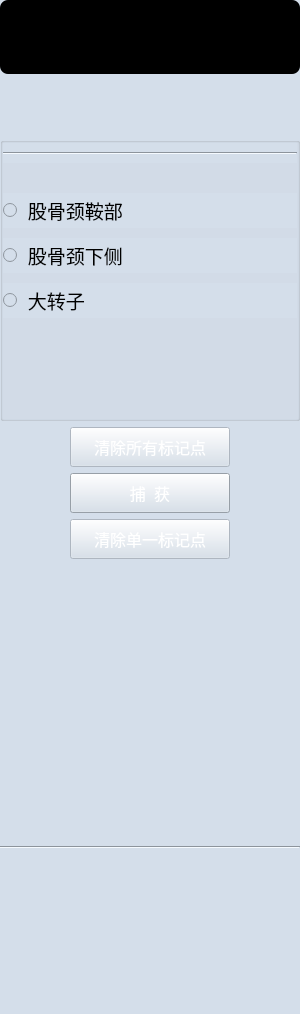
<?xml version="1.0" encoding="UTF-8"?>
<ui version="4.0">
 <class>QFemurRoughRegistrationsControls</class>
 <widget class="QWidget" name="QFemurRoughRegistrationsControls">
  <property name="geometry">
   <rect>
    <x>0</x>
    <y>0</y>
    <width>300</width>
    <height>1014</height>
   </rect>
  </property>
  <property name="sizePolicy">
   <sizepolicy hsizetype="Preferred" vsizetype="Preferred">
    <horstretch>0</horstretch>
    <verstretch>0</verstretch>
   </sizepolicy>
  </property>
  <property name="minimumSize">
   <size>
    <width>300</width>
    <height>0</height>
   </size>
  </property>
  <property name="maximumSize">
   <size>
    <width>300</width>
    <height>16777215</height>
   </size>
  </property>
  <property name="windowTitle">
   <string>硬件准备</string>
  </property>
  <property name="styleSheet">
   <string notr="true">background:#d4deea;</string>
  </property>
  <property name="currentIndex" stdset="0">
   <number>0</number>
  </property>
  <widget class="QWidget" name="widget" native="true">
   <property name="geometry">
    <rect>
     <x>0</x>
     <y>0</y>
     <width>300</width>
     <height>1014</height>
    </rect>
   </property>
   <property name="styleSheet">
    <string notr="true"/>
   </property>
   <layout class="QVBoxLayout" name="verticalLayout_4">
    <item>
     <widget class="QWidget" name="widget_2" native="true">
      <property name="sizePolicy">
       <sizepolicy hsizetype="Preferred" vsizetype="Minimum">
        <horstretch>0</horstretch>
        <verstretch>0</verstretch>
       </sizepolicy>
      </property>
      <property name="minimumSize">
       <size>
        <width>0</width>
        <height>74</height>
       </size>
      </property>
      <property name="maximumSize">
       <size>
        <width>16777215</width>
        <height>80</height>
       </size>
      </property>
      <property name="styleSheet">
       <string notr="true">border-radius: 8px;
background-color: rgb(0, 0, 0);
</string>
      </property>
      <layout class="QGridLayout" name="gridLayout_3"/>
     </widget>
    </item>
    <item>
     <spacer name="verticalSpacer_10">
      <property name="orientation">
       <enum>Qt::Vertical</enum>
      </property>
      <property name="sizeType">
       <enum>QSizePolicy::Fixed</enum>
      </property>
      <property name="sizeHint" stdset="0">
       <size>
        <width>20</width>
        <height>57</height>
       </size>
      </property>
     </spacer>
    </item>
    <item>
     <widget class="QGroupBox" name="groupBox_6">
      <property name="title">
       <string/>
      </property>
      <property name="checkable">
       <bool>false</bool>
      </property>
      <property name="checked">
       <bool>false</bool>
      </property>
      <layout class="QVBoxLayout" name="verticalLayout_17">
       <property name="spacing">
        <number>10</number>
       </property>
       <property name="leftMargin">
        <number>0</number>
       </property>
       <property name="topMargin">
        <number>0</number>
       </property>
       <property name="rightMargin">
        <number>0</number>
       </property>
       <property name="bottomMargin">
        <number>0</number>
       </property>
       <item>
        <widget class="Line" name="line_11">
         <property name="minimumSize">
          <size>
           <width>0</width>
           <height>20</height>
          </size>
         </property>
         <property name="styleSheet">
          <string notr="true">border-image: url(:/org.mitk.lancet.femurroughregistrations/image/fenge.png);
</string>
         </property>
         <property name="orientation">
          <enum>Qt::Horizontal</enum>
         </property>
        </widget>
       </item>
       <item>
        <spacer name="verticalSpacer_39">
         <property name="orientation">
          <enum>Qt::Vertical</enum>
         </property>
         <property name="sizeType">
          <enum>QSizePolicy::Fixed</enum>
         </property>
         <property name="sizeHint" stdset="0">
          <size>
           <width>20</width>
           <height>20</height>
          </size>
         </property>
        </spacer>
       </item>
       <item>
        <widget class="QRadioButton" name="radioButton_saddle">
         <property name="font">
          <font>
           <family>黑体</family>
           <pointsize>14</pointsize>
          </font>
         </property>
         <property name="styleSheet">
          <string notr="true">QRadioButton::indicator:checked {image: url(:/org.mitk.lancet.femurroughregistrations/image/radio_on.png);}
QRadioButton:checked {color: rgb(55,174,150);}
QRadioButton::indicator:unchecked{ image: url(:/org.mitk.lancet.femurroughregistrations/image/radio.png);}
QRadioButton:unchecked{ color:black; }</string>
         </property>
         <property name="text">
          <string> 股骨颈鞍部</string>
         </property>
        </widget>
       </item>
       <item>
        <widget class="QRadioButton" name="radioButton_lower">
         <property name="font">
          <font>
           <family>黑体</family>
           <pointsize>14</pointsize>
          </font>
         </property>
         <property name="styleSheet">
          <string notr="true">QRadioButton::indicator:checked {image: url(:/org.mitk.lancet.femurroughregistrations/image/radio_on.png);}
QRadioButton:checked {color: rgb(55,174,150);}
QRadioButton::indicator:unchecked{ image: url(:/org.mitk.lancet.femurroughregistrations/image/radio.png);}
QRadioButton:unchecked{ color:black; }
</string>
         </property>
         <property name="text">
          <string> 股骨颈下侧</string>
         </property>
        </widget>
       </item>
       <item>
        <widget class="QRadioButton" name="radioButton_trochanter">
         <property name="font">
          <font>
           <family>黑体</family>
           <pointsize>14</pointsize>
          </font>
         </property>
         <property name="styleSheet">
          <string notr="true">QRadioButton::indicator:checked {image: url(:/org.mitk.lancet.femurroughregistrations/image/radio_on.png);}
QRadioButton:checked {color: rgb(55,174,150);}
QRadioButton::indicator:unchecked{ image: url(:/org.mitk.lancet.femurroughregistrations/image/radio.png);}
QRadioButton:unchecked{ color:black; }</string>
         </property>
         <property name="text">
          <string> 大转子</string>
         </property>
        </widget>
       </item>
       <item>
        <spacer name="verticalSpacer_23">
         <property name="orientation">
          <enum>Qt::Vertical</enum>
         </property>
         <property name="sizeType">
          <enum>QSizePolicy::Fixed</enum>
         </property>
         <property name="sizeHint" stdset="0">
          <size>
           <width>92</width>
           <height>100</height>
          </size>
         </property>
        </spacer>
       </item>
      </layout>
     </widget>
    </item>
    <item>
     <layout class="QHBoxLayout" name="horizontalLayout_20">
      <item>
       <spacer name="horizontalSpacer_37">
        <property name="orientation">
         <enum>Qt::Horizontal</enum>
        </property>
        <property name="sizeHint" stdset="0">
         <size>
          <width>40</width>
          <height>20</height>
         </size>
        </property>
       </spacer>
      </item>
      <item>
       <widget class="QPushButton" name="pushButtonClearFemoral_Landmark">
        <property name="enabled">
         <bool>false</bool>
        </property>
        <property name="minimumSize">
         <size>
          <width>160</width>
          <height>40</height>
         </size>
        </property>
        <property name="font">
         <font>
          <family>黑体</family>
          <pointsize>12</pointsize>
         </font>
        </property>
        <property name="styleSheet">
         <string notr="true">QPushButton{
	border-image: url(:/org.mitk.lancet.femurroughregistrations/image/default.png);
	color:white;
}
QPushButton::hover
{
	border-image: url(:/org.mitk.lancet.femurroughregistrations/image/on.png);
	color:balck;
}
QPushButton::disabled
{
	border-image: url(:/org.mitk.lancet.femurroughregistrations/image/disabled.png);	
	color: rgb(153, 153, 153);
}
QPushButton::pressed { 
	padding-left:6px;
	padding-top:6px;
}</string>
        </property>
        <property name="text">
         <string>清除所有标记点</string>
        </property>
       </widget>
      </item>
      <item>
       <spacer name="horizontalSpacer_38">
        <property name="orientation">
         <enum>Qt::Horizontal</enum>
        </property>
        <property name="sizeHint" stdset="0">
         <size>
          <width>40</width>
          <height>20</height>
         </size>
        </property>
       </spacer>
      </item>
     </layout>
    </item>
    <item>
     <layout class="QHBoxLayout" name="horizontalLayout_19">
      <item>
       <spacer name="horizontalSpacer_35">
        <property name="orientation">
         <enum>Qt::Horizontal</enum>
        </property>
        <property name="sizeHint" stdset="0">
         <size>
          <width>40</width>
          <height>20</height>
         </size>
        </property>
       </spacer>
      </item>
      <item>
       <widget class="QPushButton" name="pushButtonCaptureFemoral_Landmark">
        <property name="minimumSize">
         <size>
          <width>160</width>
          <height>40</height>
         </size>
        </property>
        <property name="font">
         <font>
          <family>黑体</family>
          <pointsize>12</pointsize>
         </font>
        </property>
        <property name="styleSheet">
         <string notr="true">QPushButton{
	border-image: url(:/org.mitk.lancet.femurroughregistrations/image/default.png);
	color:white;
}
QPushButton::hover
{
	border-image: url(:/org.mitk.lancet.femurroughregistrations/image/on.png);
	color:balck;
}
QPushButton::disabled
{
	border-image: url(:/org.mitk.lancet.femurroughregistrations/image/disabled.png);	
	color: rgb(153, 153, 153);
}
QPushButton::pressed { 
	padding-left:6px;
	padding-top:6px;
}</string>
        </property>
        <property name="text">
         <string>捕  获</string>
        </property>
        <property name="checkable">
         <bool>false</bool>
        </property>
        <property name="checked">
         <bool>false</bool>
        </property>
       </widget>
      </item>
      <item>
       <spacer name="horizontalSpacer_36">
        <property name="orientation">
         <enum>Qt::Horizontal</enum>
        </property>
        <property name="sizeHint" stdset="0">
         <size>
          <width>40</width>
          <height>20</height>
         </size>
        </property>
       </spacer>
      </item>
     </layout>
    </item>
    <item>
     <layout class="QHBoxLayout" name="horizontalLayout_6">
      <property name="topMargin">
       <number>0</number>
      </property>
      <item>
       <spacer name="horizontalSpacer_33">
        <property name="orientation">
         <enum>Qt::Horizontal</enum>
        </property>
        <property name="sizeHint" stdset="0">
         <size>
          <width>40</width>
          <height>20</height>
         </size>
        </property>
       </spacer>
      </item>
      <item>
       <widget class="QPushButton" name="pushButtonClearOneFemoral_Landmark">
        <property name="enabled">
         <bool>false</bool>
        </property>
        <property name="minimumSize">
         <size>
          <width>160</width>
          <height>40</height>
         </size>
        </property>
        <property name="font">
         <font>
          <family>黑体</family>
          <pointsize>12</pointsize>
         </font>
        </property>
        <property name="styleSheet">
         <string notr="true">QPushButton{
	border-image: url(:/org.mitk.lancet.femurroughregistrations/image/default.png);
	color:white;
}
QPushButton::hover
{
	border-image: url(:/org.mitk.lancet.femurroughregistrations/image/on.png);
	color:balck;
}
QPushButton::disabled
{
	border-image: url(:/org.mitk.lancet.femurroughregistrations/image/disabled.png);	
	color: rgb(153, 153, 153);
}
QPushButton::pressed { 
	padding-left:6px;
	padding-top:6px;
}</string>
        </property>
        <property name="text">
         <string>清除单一标记点</string>
        </property>
       </widget>
      </item>
      <item>
       <spacer name="horizontalSpacer_34">
        <property name="orientation">
         <enum>Qt::Horizontal</enum>
        </property>
        <property name="sizeHint" stdset="0">
         <size>
          <width>40</width>
          <height>20</height>
         </size>
        </property>
       </spacer>
      </item>
     </layout>
    </item>
    <item>
     <spacer name="verticalSpacer_2">
      <property name="orientation">
       <enum>Qt::Vertical</enum>
      </property>
      <property name="sizeHint" stdset="0">
       <size>
        <width>20</width>
        <height>170</height>
       </size>
      </property>
     </spacer>
    </item>
    <item>
     <widget class="Line" name="line_8">
      <property name="minimumSize">
       <size>
        <width>0</width>
        <height>20</height>
       </size>
      </property>
      <property name="styleSheet">
       <string notr="true">border-image: url(:/org.mitk.lancet.femurroughregistrations/image/fenge.png);
</string>
      </property>
      <property name="orientation">
       <enum>Qt::Horizontal</enum>
      </property>
     </widget>
    </item>
    <item>
     <widget class="QWidget" name="widgetInfo" native="true">
      <property name="minimumSize">
       <size>
        <width>0</width>
        <height>105</height>
       </size>
      </property>
      <property name="styleSheet">
       <string notr="true"/>
      </property>
      <widget class="QLabel" name="label">
       <property name="geometry">
        <rect>
         <x>2</x>
         <y>2</y>
         <width>54</width>
         <height>16</height>
        </rect>
       </property>
       <property name="font">
        <font>
         <family>黑体</family>
         <pointsize>12</pointsize>
        </font>
       </property>
       <property name="text">
        <string/>
       </property>
      </widget>
     </widget>
    </item>
    <item>
     <widget class="QWidget" name="widget_3" native="true">
      <property name="minimumSize">
       <size>
        <width>0</width>
        <height>40</height>
       </size>
      </property>
     </widget>
    </item>
   </layout>
  </widget>
 </widget>
 <resources>
  <include location="../../resources/resources.qrc"/>
 </resources>
 <connections/>
 <slots>
  <slot>on_HardWareWidget_currentChanged(int)</slot>
 </slots>
</ui>
